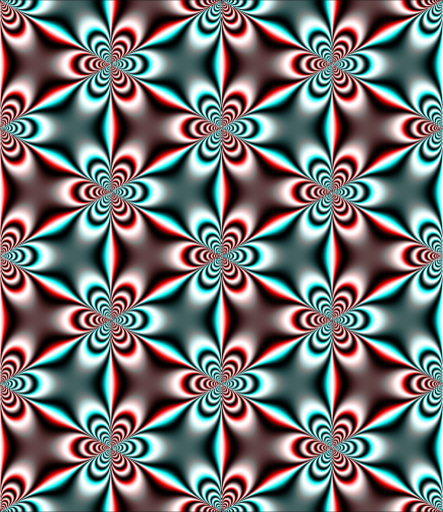

Here is the R script that generated this plot:
library(jacobi)
library(RcppColors)

x <- seq(-4*1.529954, 4*1.529954, len = 1024L)
y <- seq(-4*1.324979, 4*1.324979, len = 1024L)

halfPeriods(c(0, 1))
1.529954 / 1.324979 # sqrt(4/3)

f <- function(x, y) {
  z <- complex(real = x, imaginary = y)
  wp(z, g = c(0, 1), derivative = 1L)
}

Z <- outer(x, y, f)
img <- colorMap6(Im(Z))


s <- sqrt(3/4)
opar <- par(mar = c(0,0,0,0), bg="black")
plot(c(-100, 100)*s, c(-100, 100), type = "n", xaxs ="i", yaxs = "i",
     xlab = NA, ylab = NA, axes = FALSE, asp = 1)
rasterImage(img, -100*s, -100, 100*s, 100)
par(opar)


library(imager)

im1 <- as.cimg(
  aperm(
    array(
      col2rgb(c(img)) / 255, 
      dim = c(3, 1024, 1024)
    ), c(3L, 2L, 1L)
  )
)

# s = sqrt(R²/r²-1) ; r=1
# s²+1 = R²
# R = sqrt(4/3 + 1) = sqrt(7/3) or sqrt(3/4 + 1) = sqrt(7/4) 

im2 <- im1
r <- c(squeeze(R(im2)))
g <- c(squeeze(G(im2)))
b <- c(squeeze(B(im2)))
clrs <- rgb(r, g, b)

##################################################################
library(rgl)
library(cgalMeshes)
mesh1 <- torusMesh(
  R = sqrt(7/4), r = 1, nu = 1024L, nv = 1024L, conformal = FALSE
)
mesh2 <- torusMesh(
  R = sqrt(7/4), r = 1, nu = 1024L, nv = 1024L, conformal = TRUE
)
#clrs <- c(img)
mesh1[["material"]] <- mesh2[["material"]] <- list("color" = clrs)
# plot
open3d(windowRect = 50 + c(0, 0, 640, 320))
clear3d(type = "lights") # destroy current lights
light3d(x = -50, y = 100, z = 100)
bg3d("#363940")
mfrow3d(1, 2)
view3d(-25, -25, zoom = 0.75)
shade3d(mesh1, specular = "gold")
next3d()
view3d(-25, -25, zoom = 0.75)
shade3d(mesh2, specular = "gold")





s <- sqrt(3/4)
svg("x.svg", width = 16*s, height = 16)
opar <- par(mar = c(0,0,0,0), bg="black")
plot(c(-100, 100)*s, c(-100, 100), type = "n", xaxs ="i", yaxs = "i",
     xlab = NA, ylab = NA, axes = FALSE, asp = 1)
rasterImage(img, -100*s, -100, 100*s, 100)
par(opar)
dev.off()

rsvg::rsvg_png("x.svg", "wpprime_equianharmonic.png", 
               width = 512*s, height = 512)

